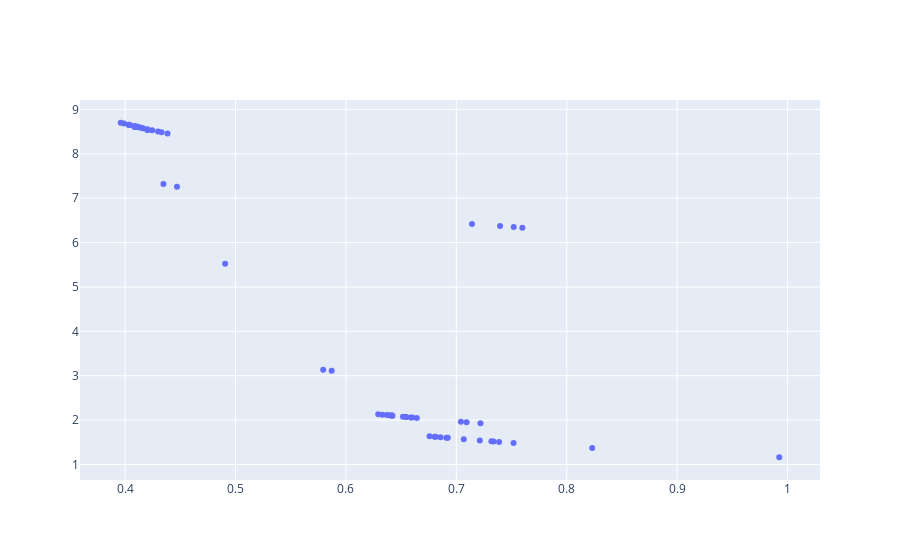

This figure's notebook cell:
### Code cell
rounds=50
for i in range(rounds):
    init(Ptt)
    sorted_P=non_dominated_sort(Ptt)
    Ptt=generate_next_P(N_next,sorted_P)
    Ptt=apply_mutation(Ptt)
objects(Ptt).plot()
